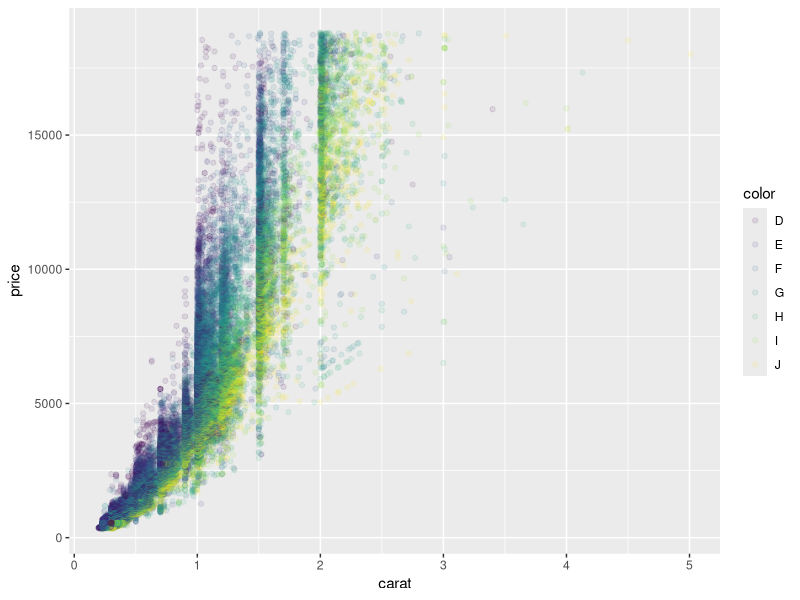
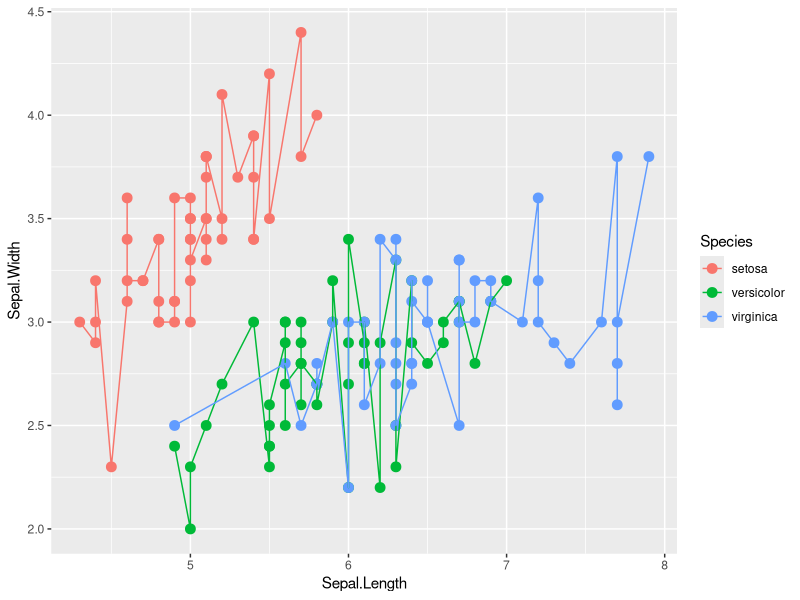

Generate these figures, in order, with R:
# libreria ggplot2
#podemos definir grafico base y podemos añadirle capas 
# hay que decirle a R obligatoriamente: Data, Aesthethics (caracteristicas visuales asociadas a los datos),
# Geomteries (forma, line,bar,point,hist etc)
# Facets es lo de las capas creo
library(ggplot2)
library(dplyr) #interactuar con dataframes. 

data(diamonds)
str(diamonds)
summary(diamonds)

# le pasamos data, mapping tipo aes con sus ejes X e Y para enfrentar dos variables y por ultimo su geomeotria
ggplot(data=diamonds,mapping = aes(x=carat,y=price, col=color)) + geom_point(alpha=1/10)# alpha es para la opacidad
# podemos poner color tanto en aes() donde podemos usar otra variable para ponerle color o bien en la geometria pero solo colores por defecto
# podemos tamb añadir size en vez de color con mas variables
#dentro de la geometria podemos tocar: x,y,color,shape,fill,alpha,size

##
data("iris")
str(iris)

gg<- ggplot(data=iris, mapping=aes(x=Sepal.Length,y=Sepal.Width, col=Species)) # esto es lo de hacerlo por capas
gg2 <- gg + geom_point()# vamos creando distintas capas y le vamos sumando cosas
gg3 <- gg + geom_boxplot()
gg4 <- gg + geom_contour_filled()
gg + geom_point(size=3) + geom_line(size=0.5) 
